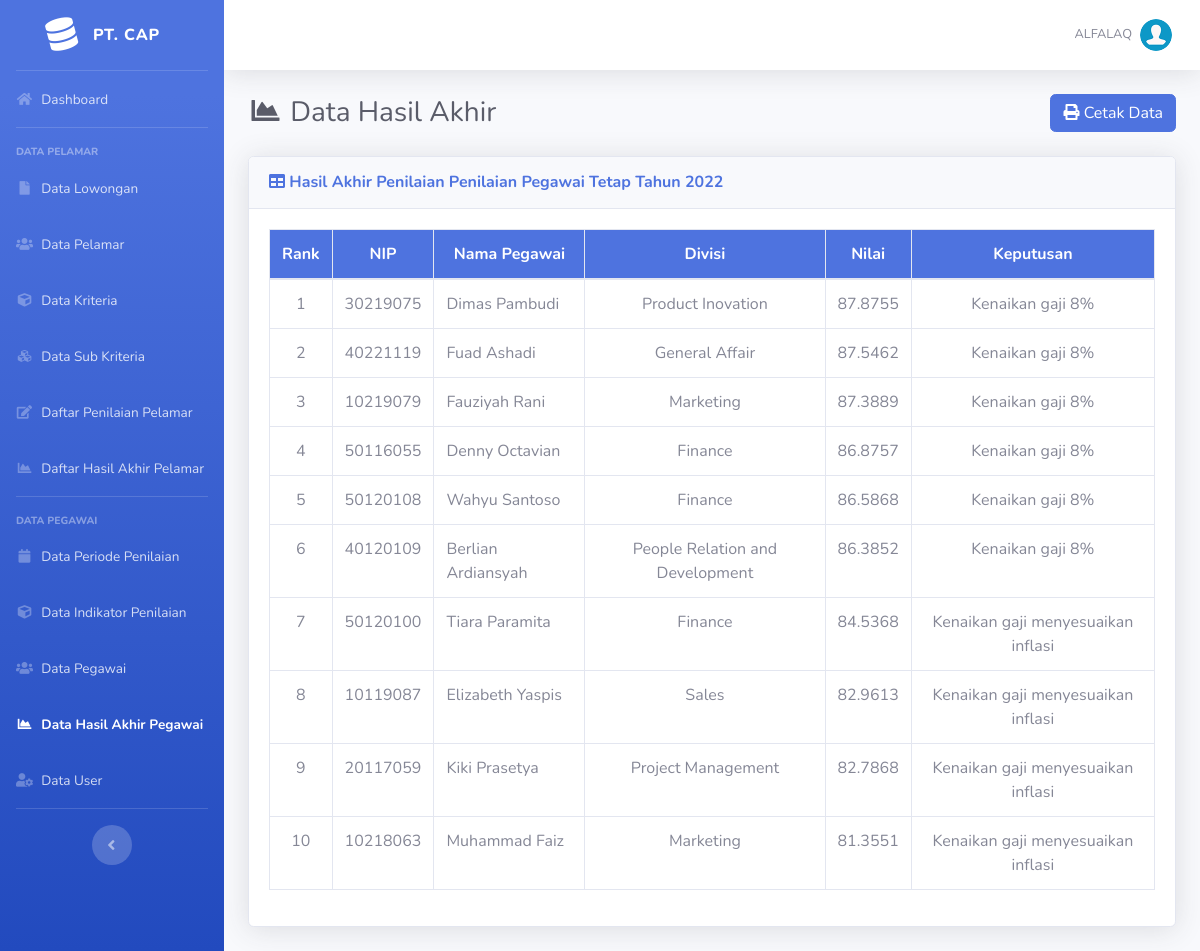
Page /admin/hasil-pegawai.php?id_periode=2 (signed in) on the committed database.
### tables this page shows
CREATE TABLE `periode` (
  `id_periode` int(11) NOT NULL,
  `nama_periode` varchar(100) NOT NULL,
  `id_status` int(11) NOT NULL
);

CREATE TABLE `hasil_pegawai` (
  `id_hasil` int(11) NOT NULL,
  `id_pegawai` int(11) NOT NULL,
  `id_periode` int(11) NOT NULL,
  `nilai` float NOT NULL
);

CREATE TABLE `pegawai` (
  `id_pegawai` int(11) NOT NULL,
  `nip` char(8) NOT NULL,
  `nama_pegawai` varchar(100) NOT NULL,
  `no_telp` varchar(13) NOT NULL,
  `email` varchar(100) NOT NULL,
  `tgl_bergabung` date NOT NULL,
  `id_status` int(11) NOT NULL,
  `id_divisi` int(11) NOT NULL
);

CREATE TABLE `divisi` (
  `id_divisi` int(11) NOT NULL,
  `nama_divisi` varchar(50) NOT NULL
);

### includes/functions.php (called while the page is built, shortened)
<?php
function get_role()
{
	if (isset($_SESSION['user_id']) && isset($_SESSION['role'])) {
		if ($_SESSION['role'] == '1') {
			return 'admin';
		} else {
			return 'kadiv';
		}
	} else {
		return false;
	}
}

### admin/hasil-pegawai.php (the view, shortened to what this page needs)
<?php
require_once('../includes/init.php');
$user_role = get_role();
if ($user_role == 'admin' || $user_role == 'kadiv') {
	require_once('../template/header.php');
	$periode = $_GET['id_periode'];
	$glq = mysqli_query($koneksi, "SELECT * FROM periode WHERE id_periode='$periode'");
	$lq = mysqli_fetch_assoc($glq);
?>
	<div class="d-sm-flex align-items-center justify-content-between mb-4">
		<h1 class="h3 mb-0 text-gray-800"><i class="fas fa-fw fa-chart-area"></i> Data Hasil Akhir</h1>
		<a href="cetak_pegawai.php?id_periode=<?= $periode; ?>" target="_blank" class="btn btn-primary"> <i class="fa fa-print"></i> Cetak Data </a>
	</div>
	<div class="card shadow mb-4">
		<div class="card-header py-3">
			<h6 class="m-0 font-weight-bold text-primary"><i class="fa fa-table"></i> Hasil Akhir Penilaian <?= $lq['nama_periode']; ?></h6>
		</div>
		<div class="card-body">
			<div class="table-responsive">
				<table class="table table-bordered" width="100%" cellspacing="0">
					<thead class="bg-primary text-white">
						<tr align="center">
							<th width="5%">Rank</th>
							<th>NIP</th>
							<th>Nama Pegawai</th>
							<th>Divisi</th>
							<th>Nilai</th>
							<th>Keputusan</th>
					</thead>
					<tbody>
						<?php
						$no = 0;
						$query = mysqli_query($koneksi, "SELECT * FROM hasil_pegawai JOIN pegawai ON hasil_pegawai.id_pegawai=pegawai.id_pegawai JOIN divisi on pegawai.id_divisi = divisi.id_divisi WHERE hasil_pegawai.id_periode='$periode' ORDER BY hasil_pegawai.nilai DESC");
						while ($data = mysqli_fetch_assoc($query)) :
							$no++;
							if ($lq['id_status'] == 1) {
								if ($data['nilai'] >= 80) {
									$keputusan = "Kontrak diperpanjang";
								} else {
									$keputusan = "Kontrak tidak diperpanjang";
								}
							} else {
								if ($data['nilai'] < 85) {
									$keputusan = "Kenaikan gaji menyesuaikan inflasi";
								} elseif ($data['nilai'] <= 89) {
									$keputusan = "Kenaikan gaji 8%";
								} elseif ($data['nilai'] <= 94) {
									$keputusan = "Kenaikan gaji 10%";
								} else {
									$keputusan = "Kenaikan gaji 15%";
								}
							}
						?>
							<tr align="center">
								<td><?= $no; ?></td>
								<td><?= $data['nip'] ?></td>
								<td align="left"><?= $data['nama_pegawai'] ?></td>
								<td><?= $data['nama_divisi'] ?></td>
								<td><?= $data['nilai'] ?></td>
								<td><?= $keputusan; ?></td>
							</tr>
						<?php
						endwhile;
						?>
					</tbody>
				</table>
			</div>
		</div>
	</div>
<?php
	require_once('../template/footer.php');
} else {
	header('Location: login.php');
}
?>

### rows in the picture
periode: nama_periode "Penilaian Pegawai Tetap Tahun 2022"
hasil_pegawai: id_pegawai.nip "30219075", id_pegawai.nama_pegawai "Dimas Pambudi", divisi.nama_divisi "Product Inovation", nilai "87.8755", nilai "Kenaikan gaji 8%"
hasil_pegawai: id_pegawai.nip "40221119", id_pegawai.nama_pegawai "Fuad Ashadi", divisi.nama_divisi "General Affair", nilai "87.5462", nilai "Kenaikan gaji 8%"
hasil_pegawai: id_pegawai.nip "10219079", id_pegawai.nama_pegawai "Fauziyah Rani", divisi.nama_divisi "Marketing", nilai "87.3889", nilai "Kenaikan gaji 8%"
hasil_pegawai: id_pegawai.nip "50116055", id_pegawai.nama_pegawai "Denny Octavian", divisi.nama_divisi "Finance", nilai "86.8757", nilai "Kenaikan gaji 8%"
hasil_pegawai: id_pegawai.nip "50120108", id_pegawai.nama_pegawai "Wahyu Santoso", divisi.nama_divisi "Finance", nilai "86.5868", nilai "Kenaikan gaji 8%"
hasil_pegawai: id_pegawai.nip "40120109", id_pegawai.nama_pegawai "Berlian Ardiansyah", divisi.nama_divisi "People Relation and Development", nilai "86.3852", nilai "Kenaikan gaji 8%"
hasil_pegawai: id_pegawai.nip "50120100", id_pegawai.nama_pegawai "Tiara Paramita", divisi.nama_divisi "Finance", nilai "84.5368", nilai "Kenaikan gaji menyesuaikan inflasi"
hasil_pegawai: id_pegawai.nip "10119087", id_pegawai.nama_pegawai "Elizabeth Yaspis", divisi.nama_divisi "Sales", nilai "82.9613", nilai "Kenaikan gaji menyesuaikan inflasi"
hasil_pegawai: id_pegawai.nip "20117059", id_pegawai.nama_pegawai "Kiki Prasetya", divisi.nama_divisi "Project Management", nilai "82.7868", nilai "Kenaikan gaji menyesuaikan inflasi"
hasil_pegawai: id_pegawai.nip "10218063", id_pegawai.nama_pegawai "Muhammad Faiz", divisi.nama_divisi "Marketing", nilai "81.3551", nilai "Kenaikan gaji menyesuaikan inflasi"

### other values in the picture
$_SESSION['username'] "ALFALAQ"
